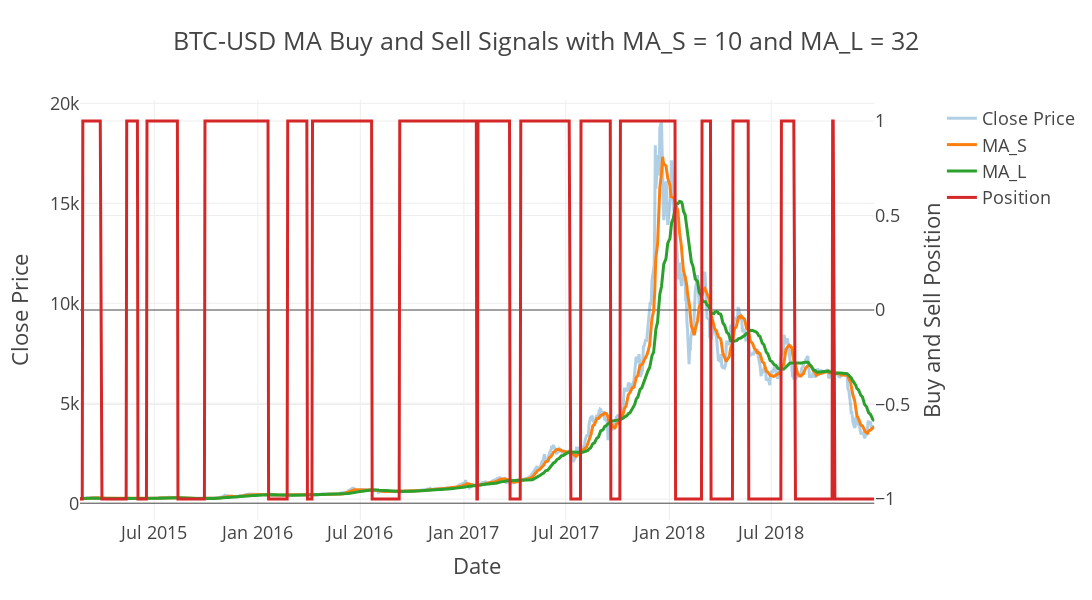

Notebook source saved alongside this figure:
### Code cell
opti_tester.plot_buys_and_sells()

### Figure 1 — Plotly figure (JSON) as saved in the notebook; plotly's stock layout.template omitted (floating-point values rounded to 4 significant figures; data arrays with more than 128 entries replaced by an {"elided": "..."} marker saying what was removed)
{"data": [{"name": "Close Price", "opacity": 0.35, "type": "scatter", "x": {"elided": "974 str values"}, "xaxis": "x", "y": {"elided": "974 float values"}, "yaxis": "y"}, {"name": "MA_S", "type": "scatter", "x": {"elided": "974 str values"}, "xaxis": "x", "y": {"elided": "974 float values"}, "yaxis": "y"}, {"name": "MA_L", "type": "scatter", "x": {"elided": "974 str values"}, "xaxis": "x", "y": {"elided": "974 float values"}, "yaxis": "y"}, {"name": "Position", "type": "scatter", "x": {"elided": "974 str values"}, "xaxis": "x", "y": {"elided": "974 int values"}, "yaxis": "y2"}], "layout": {"height": 600, "title": {"text": "BTC-USD MA Buy and Sell Signals with MA_S = 10 and MA_L = 32"}, "width": 1400, "xaxis": {"anchor": "y", "domain": [0, 0.94], "title": {"text": "Date"}}, "yaxis": {"anchor": "x", "domain": [0, 1], "title": {"text": "Close Price"}}, "yaxis2": {"anchor": "x", "overlaying": "y", "side": "right", "title": {"text": "Buy and Sell Position"}}}}
